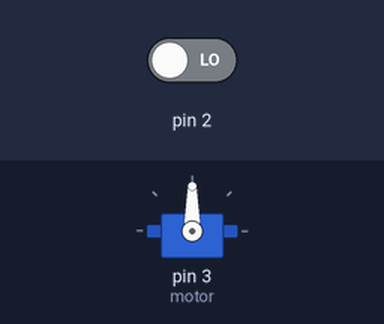
Bench run of a sketch on a simulated Arduino Mega 2560, built with avr-gcc and run on an emulated ATmega2560. Parts: servo. The test bench sets the inputs (shaded band); at power-on: pin 2 LOW.

Above: at 1.2 s.
1.3 s: pin 2 driven HIGH
At 1.4 s:
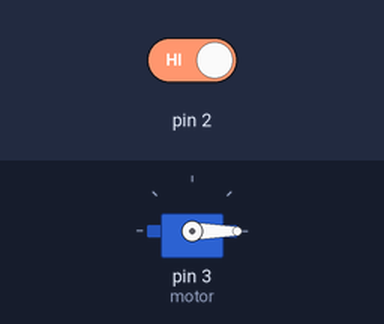
4.3 s: pin 2 driven LOW
At 6.2 s:
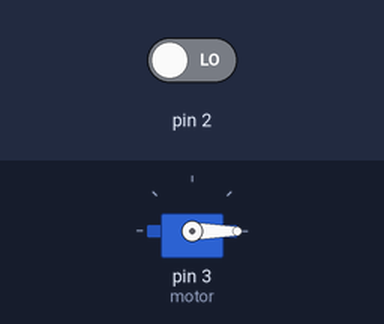
Timing chart, 0 to 7.7 s (numbered marks = the images above; inputs shaded):
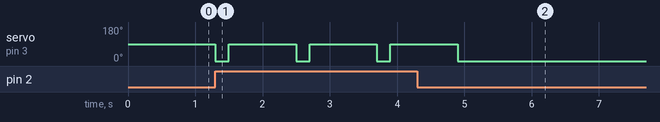

Measured:
- after the input at 1.3 s, servo on pin 3 (motor): alternates 90° for 1.0 s and 0° for 0.20 s, starting at once
- after the input at 4.3 s, servo on pin 3 (motor): goes on until 4.9 s, then stays 0°

The sketch:

HS_COVID19.ino
```cpp
/******************* COVID-19 Sanitizer/Soap Dispenser *******************/
/* Title: Automatic Hand Sanitizer Dispenser
 * Author: Laya Mathikshara
 * Date of creation: 19.03.2020
 * MCU: Arduino Mega 2560
 * Sensors: IR sensor
 * Actuator: Micro servo 9g sg90
 * Pinout:
 *        Micro servo - 3(pwm)
 *        IR sensor - D2
 */

// Includes
#include<Servo.h>

Servo motor;

// Setup Function
void setup()
{
  pinMode(2,INPUT);
  motor.attach(3);
}

// Loop Function
void loop()
{
  int s=digitalRead(2);
  if (s==HIGH)
  {
     motor.write(0);
     delay(200);
     motor.write(90);
     delay(1000);
     motor.write(0);
  }

}
```
